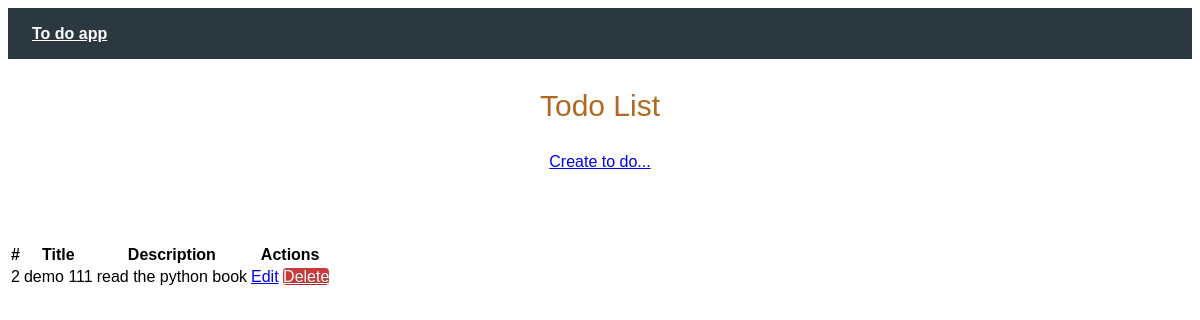
Page /retrieve (signed in) on the earlier database version.
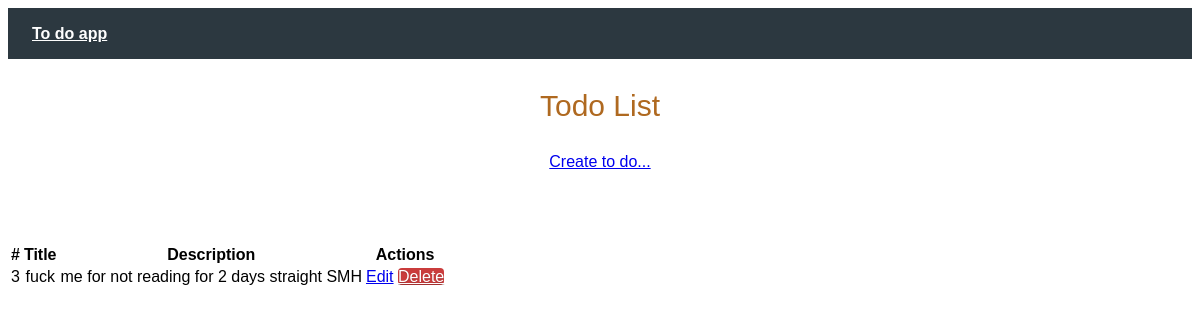
Same page on the later database version.
### tables this page shows
CREATE TABLE tasks(
        id INTEGER PRIMARY KEY AUTOINCREMENT,
        title CHAR(50),
        description VARCHAR(255),
        status DEFAULT 0,
        creator VARCHAR(24),
        FOREIGN KEY(creator) REFERENCES users(username)
    );

### app.py (the view)
@app.route("/retrieve", methods = ['GET'])
def retrieve_todo():
    if request.method == 'GET':
        creator = session['username']
        tasks = model.task.retrieve_tasks(creator)
        return render_template("alltask.html", tasks = tasks)

### app.py (called while the page is built)
@app.before_request
def before_request():
    g.username = None
    if 'username' in session:
        g.username = session['username']

### model.py (called while the page is built)
    def retrieve_tasks(self, creator):
        self.creator = creator
        connection = sqlite3.connect('todo_app.db', check_same_thread=False)
        connection.row_factory = sqlite3.Row
        cursor = connection.cursor()
        cursor.execute(f""" SELECT * FROM tasks WHERE creator = '{self.creator}' ; """)
        tasks = cursor.fetchall()
        connection.commit()
        cursor.close()
        connection.close()
        return tasks

### templates/alltask.html
{% extends "layout/base.html" %}
{% block content %}
    <div style="text-align: center;font-size: 30px;color:#af6920;">
        <p>Todo List</p>
    </div>
    <div>
        <a href="/create">Create to do...</a>
    </div>
    <br>
    <br>
    <br>
    <br>
    <table class="pure-table">
        <thead>
            <tr>
                <th>#</th>
                <th>Title</th>
                <th>Description</th>
                <th>Actions</th>
            </tr>
        </thead>
        <tbody>
            {% for task in tasks %}
            <tr class="pure-table-odd">
                <td>{{ task["id"] }}</td>
                <td>{{ task["title"] }}</td>
                <td>{{ task["description"] }}</td>
                <td>
                    <a href="/edit/{{ task["id"] }}" class="pure-button pure-button-primary">Edit</a>
                    <a href="/delete/{{ task["id"] }}" class="button-error pure-button">Delete</a>
                </td>
            </tr>
            {% endfor %}
        </tbody>
    </table>
{% endblock content %}

### templates/layout/base.html (shortened to what this page needs)
<!DOCTYPE html>
<html lang="en">
<head>
    <link rel="stylesheet" href="../static/css/style.css">
    <link rel="stylesheet" href="https://unpkg.com/purecss@2.0.6/build/pure-min.css">
    <link rel="stylesheet" href="https://unpkg.com/purecss@2.0.6/build/grids-responsive-min.css">
    <link rel="stylesheet" href="https://cdn.datatables.net/1.10.25/css/jquery.dataTables.min.css">
</head>
<body>
    <nav class="top-bar topbar-responsive">
        <div class="top-bar-title">
          <a class="topbar-responsive-logo" href="/"><strong>To do app</strong></a>
        </div>
    </nav>
    <div id="content">
        {% block content %}
        {% endblock %}
    </div>
</body>
</html>

### static/css/style.css (style rules this page uses)
body { font-family: Arial, Helvetica, sans-serif; text-align: center; }
.button-success, .button-error, .button-warning, .button-secondary { color: white; border-radius: 4px; text-shadow: 0 1px 1px rgba(0, 0, 0, 0.2); }
.button-error { background: rgb(202, 60, 60); }
.topbar-responsive { background: #2c3840; padding: 1rem 1.5rem; text-align: left; }
.topbar-responsive .topbar-responsive-logo { color: #fefefe; vertical-align: middle; }

Differences in the rows shown:
removed tasks: id "2", title "demo 111", description "read the python book"
added tasks: id "3", title "fuck", description "me for not reading for 2 days straight SMH"
